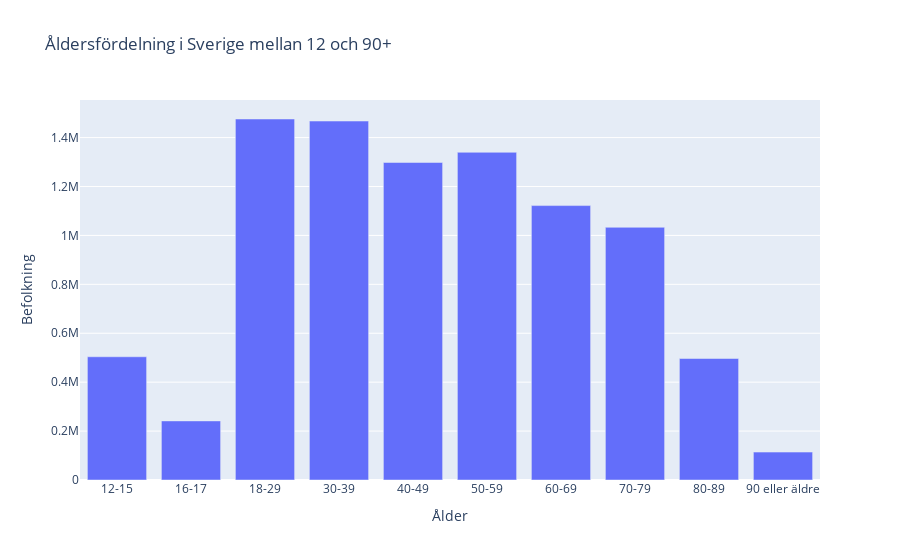

The notebook cell this image was saved under:
### Markdown cell above
e)  Rita upp ålderfördelningen i ett diagram (vaccin_dataset)

### Code cell
age_vaccindata = vaccindata.groupby(["Ålder"]).sum(numeric_only = True).reset_index()
fig = px.bar(age_vaccindata, x = "Ålder", y = "Befolkning", title = "Åldersfördelning i Sverige mellan 12 och 90+")
fig.write_image("Visualiseringar/Upg2.Åldersfördelning_Covid19_Dataset.png")
fig.show()

### Figure 1 — Plotly figure (JSON) as saved in the notebook; plotly's stock layout.template omitted (floating-point values rounded to 4 significant figures)
{"data": [{"alignmentgroup": "True", "hovertemplate": "Ålder=%{x}<br>Befolkning=%{y}<extra></extra>", "legendgroup": "", "marker": {"color": "#636efa", "pattern": {"shape": ""}}, "name": "", "offsetgroup": "", "orientation": "v", "showlegend": false, "textposition": "auto", "type": "bar", "x": ["12-15", "16-17", "18-29", "30-39", "40-49", "50-59", "60-69", "70-79", "80-89", "90 eller äldre"], "xaxis": "x", "y": [503831, 241539, 1475950, 1467590, 1298156, 1339798, 1121922, 1033113, 496750, 114141], "yaxis": "y"}], "layout": {"barmode": "relative", "legend": {"tracegroupgap": 0}, "title": {"text": "Åldersfördelning i Sverige mellan 12 och 90+"}, "xaxis": {"anchor": "y", "domain": [0, 1], "title": {"text": "Ålder"}}, "yaxis": {"anchor": "x", "domain": [0, 1], "title": {"text": "Befolkning"}}}}
